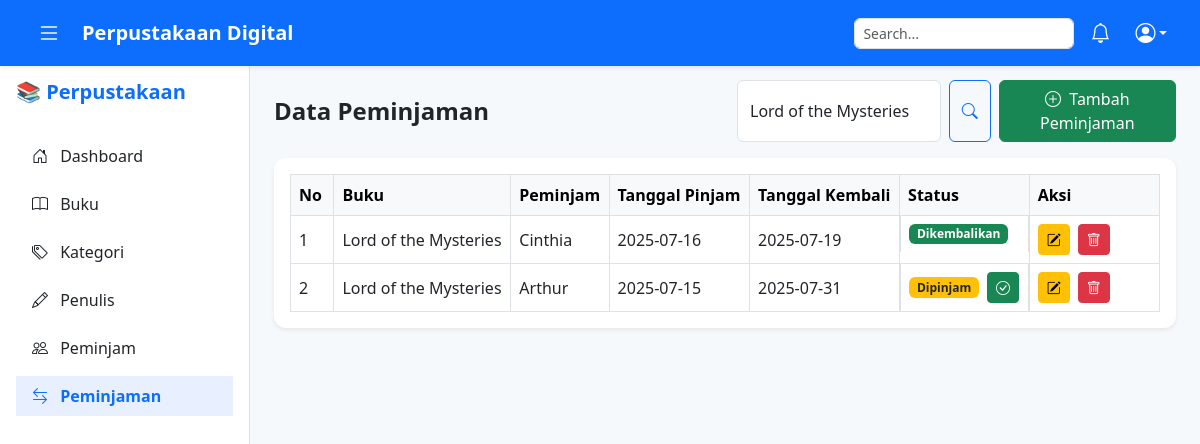
The page /pages/peminjaman.php?cari=Lord of the Mysteries (signed in) on the database its author committed.
### tables this page shows
CREATE TABLE `tb_peminjaman` (
  `id_peminjaman` int(11) NOT NULL,
  `id_buku` int(11) DEFAULT NULL,
  `id_peminjam` int(11) DEFAULT NULL,
  `tanggal_pinjam` date DEFAULT NULL,
  `tanggal_kembali` date DEFAULT NULL,
  `status` enum('Dipinjam','Dikembalikan','Terlambat') DEFAULT 'Dipinjam'
);

CREATE TABLE `tb_buku` (
  `id_buku` int(11) NOT NULL,
  `judul_buku` varchar(200) NOT NULL,
  `tahun_terbit` year(4) DEFAULT NULL,
  `id_kategori` int(11) DEFAULT NULL,
  `id_penulis` int(11) DEFAULT NULL
);

CREATE TABLE `tb_peminjam` (
  `id_peminjam` int(11) NOT NULL,
  `nama_peminjam` varchar(100) NOT NULL,
  `no_hp` varchar(20) DEFAULT NULL,
  `alamat` text DEFAULT NULL
);

### pages/peminjaman.php (the view, shortened to what this page needs)
<?php
include '../config/koneksi.php';
include '../componen/header.php';
include '../componen/sidebar.php';
$cari = $_GET['cari'] ?? '';
$data = mysqli_query($conn, "
    SELECT pj.*, b.judul_buku, pm.nama_peminjam
    FROM tb_peminjaman pj
    LEFT JOIN tb_buku b ON pj.id_buku = b.id_buku
    LEFT JOIN tb_peminjam pm ON pj.id_peminjam = pm.id_peminjam
    WHERE b.judul_buku LIKE '%$cari%' OR pm.nama_peminjam LIKE '%$cari%'
    ORDER BY pj.id_peminjaman DESC
");
?>
<main class="main-content" style="margin-left: 250px; padding-top: 80px; background-color: #f6f9fc;">
    <div class="container-fluid px-4">
        <div class="row align-items-center mb-3">
            <div class="col-md-6">
                <h4 class="fw-bold mb-0">Data Peminjaman</h4>
            </div>
            <div class="col-md-6 d-flex justify-content-end gap-2">
                <form method="GET" class="d-flex" role="search">
                    <input type="text" name="cari" class="form-control me-2" placeholder="Cari buku/peminjam..." value="<?= htmlspecialchars($cari); ?>">
                    <button class="btn btn-outline-primary" type="submit">
                        <i class="bi bi-search"></i>
                    </button>
                </form>
                <a href="tambah_peminjaman.php" class="btn btn-success">
                    <i class="bi bi-plus-circle me-1"></i> Tambah Peminjaman
                </a>
            </div>
        </div>
        <div class="card border-0 shadow-sm">
            <div class="card-body table-responsive">
                <table class="table table-bordered table-hover align-middle mb-0">
                    <thead class="table-light">
                        <tr>
                            <th style="width: 5%;">No</th>
                            <th>Buku</th>
                            <th>Peminjam</th>
                            <th>Tanggal Pinjam</th>
                            <th>Tanggal Kembali</th>
                            <th>Status</th>
                            <th style="width: 15%;">Aksi</th>
                        </tr>
                    </thead>
                    <tbody>
                        <?php $no = 1;
                        while ($d = mysqli_fetch_array($data)) { ?>
                            <tr>
                                <td><?= $no++; ?></td>
                                <td><?= htmlspecialchars($d['judul_buku']); ?></td>
                                <td><?= htmlspecialchars($d['nama_peminjam']); ?></td>
                                <td><?= $d['tanggal_pinjam']; ?></td>
                                <td><?= $d['tanggal_kembali']; ?></td>
                                <td class="d-flex align-items-center gap-2">
                                    <?php if ($d['status'] == 'Dikembalikan'): ?>
                                        <span class="badge bg-success">Dikembalikan</span>
                                    <?php elseif ($d['status'] == 'Terlambat'): ?>
                                        <span class="badge bg-danger">Terlambat</span>
                                    <?php else: ?>
                                        <span class="badge bg-warning text-dark">Dipinjam</span>
                                    <?php endif; ?>
                                    <?php if ($d['status'] == 'Dipinjam' || $d['status'] == 'Terlambat'): ?>
                                        <a href="../proses/peminjaman_proses.php?selesai&id=<?= $d['id_peminjaman']; ?>"
                                            class="btn btn-sm btn-success"
                                            onclick="return confirm('Tandai sebagai dikembalikan?')">
                                            <i class="bi bi-check-circle"></i>
                                        </a>
                                    <?php endif; ?>
                                </td>
                                <td>
                                    <a href="edit_peminjaman.php?id=<?= $d['id_peminjaman']; ?>" class="btn btn-sm btn-warning me-1">
                                        <i class="bi bi-pencil-square"></i>
                                    </a>
                                    <a href="../proses/peminjaman_proses.php?hapus&id=<?= $d['id_peminjaman']; ?>" class="btn btn-sm btn-danger" onclick="return confirm('Hapus?')">
                                        <i class="bi bi-trash"></i>
                                    </a>
                                </td>
                            </tr>
                        <?php } ?>
                    </tbody>
                </table>
            </div>
        </div>
    </div>
</main>
<?php include '../componen/footer.php'; ?>

### assets/css/style.css (style rules this page uses)
body { background-color: #f6f9fc; font-family: "Segoe UI", sans-serif; overflow-x: hidden; }
.card { border-radius: 12px; }
.table th, .table td { vertical-align: middle; }

### rows shown on the page
tb_peminjaman: id_buku.judul_buku "Lord of the Mysteries", id_peminjam.nama_peminjam "Cinthia", tanggal_pinjam "2025-07-16", tanggal_kembali "2025-07-19", status "Dikembalikan"
tb_peminjaman: id_buku.judul_buku "Lord of the Mysteries", id_peminjam.nama_peminjam "Arthur", tanggal_pinjam "2025-07-15", tanggal_kembali "2025-07-31", status "Dipinjam"
